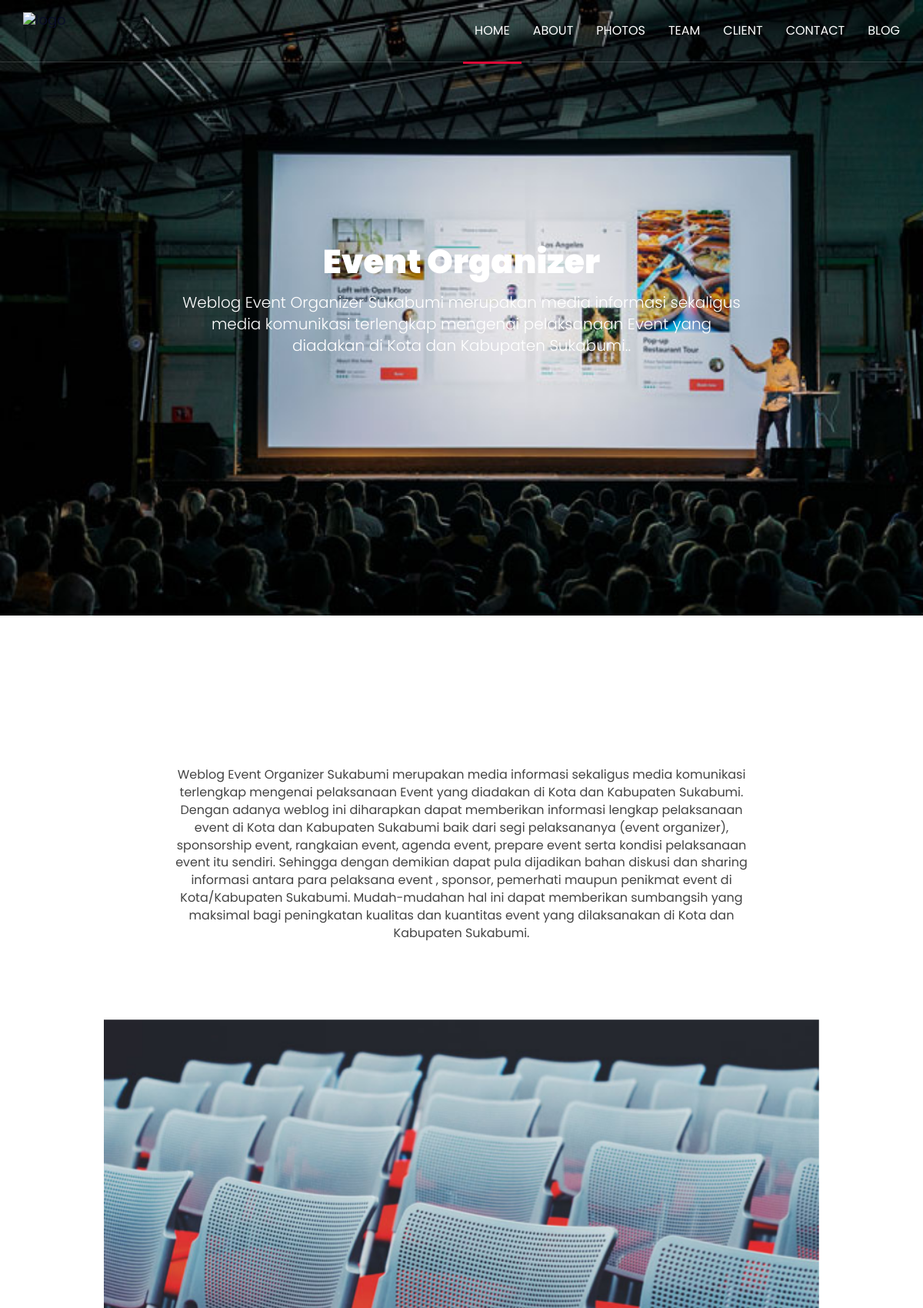
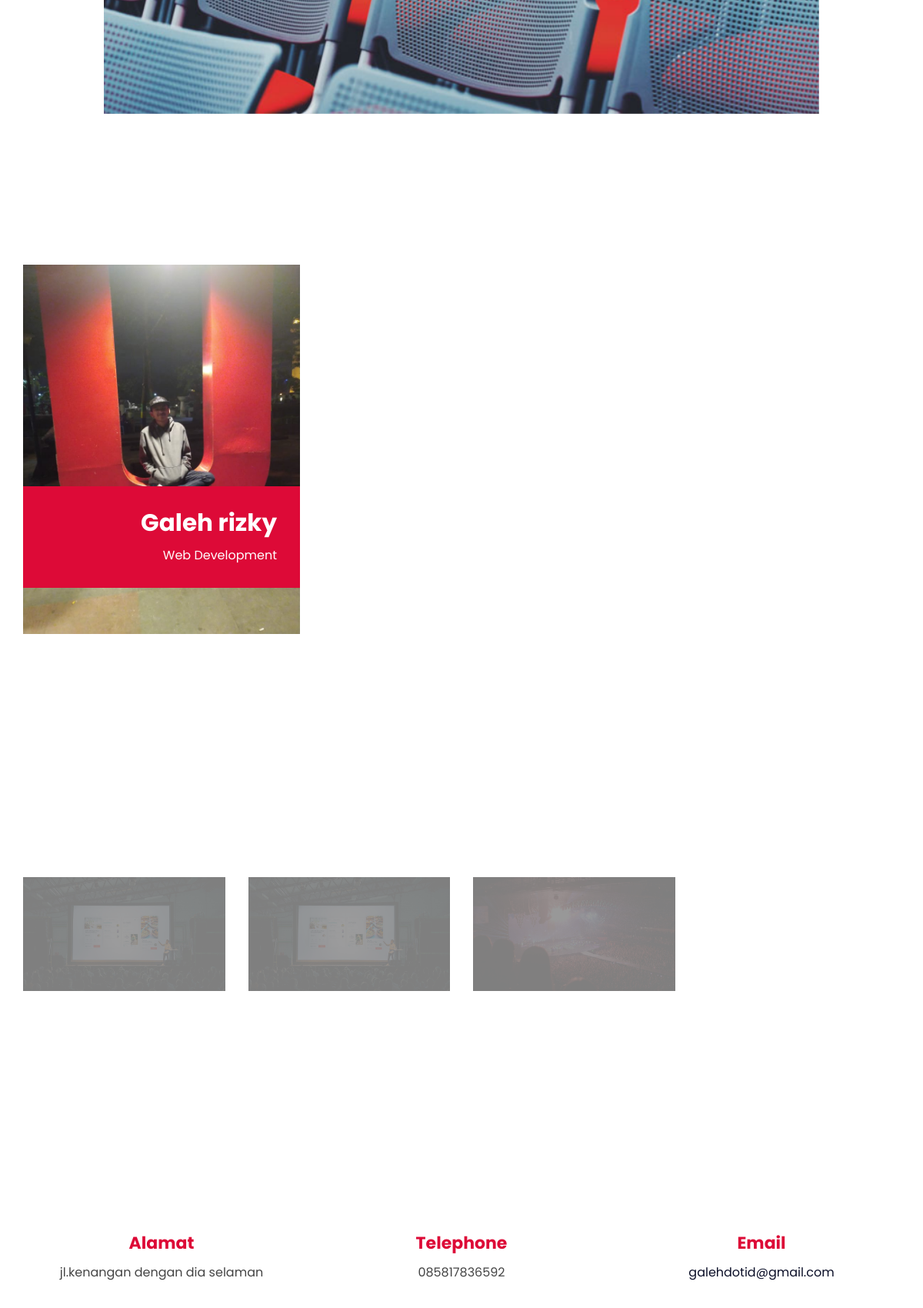
The page / (upper part) on the database its author committed (2 pictures, top to bottom).
### tables this page shows
CREATE TABLE IF NOT EXISTS `home` (
`id` int(11) NOT NULL,
  `judul` varchar(100) NOT NULL,
  `isi` varchar(1000) NOT NULL,
  `banner` varchar(200) NOT NULL
);

CREATE TABLE IF NOT EXISTS `about` (
`id` int(11) NOT NULL,
  `judul` varchar(20) NOT NULL,
  `isi` varchar(2000) NOT NULL
);

CREATE TABLE IF NOT EXISTS `photo` (
`id` int(11) NOT NULL,
  `project` varchar(100) NOT NULL,
  `poto` varchar(2000) NOT NULL
);

CREATE TABLE IF NOT EXISTS `team` (
`id` int(11) NOT NULL,
  `nama` varchar(30) NOT NULL,
  `jabatan` varchar(50) NOT NULL,
  `facebook` varchar(50) NOT NULL,
  `twit` varchar(50) NOT NULL,
  `instagram` varchar(50) NOT NULL,
  `foto` varchar(200) NOT NULL
);

CREATE TABLE IF NOT EXISTS `client` (
`id` int(11) NOT NULL,
  `instansi` varchar(100) NOT NULL,
  `url` varchar(200) NOT NULL,
  `poto` varchar(200) NOT NULL
);

CREATE TABLE IF NOT EXISTS `contact` (
`id` int(11) NOT NULL,
  `alamat` varchar(100) NOT NULL,
  `telepon` varchar(15) NOT NULL,
  `email` varchar(20) NOT NULL
);

### application/controllers/Home.php (called while the page is built, shortened)
<?php
class Home extends CI_Controller {
	public function index()
	{
		$data = [
			'home'     => $this->db->get('home')->result(),
			'about'    => $this->db->get('about')->result(),
			'contact'  => $this->db->get('contact')->result(),
			'client'   => $this->db->get('client')->result(),
			'photo'    => $this->db->get('photo')->result(),
			'team'     => $this->db->get('team')->result()
		];
		$this->load->view('home/layout/header');
		$this->load->view('home/index', $data);
		$this->load->view('home/layout/footer');
	}
}

### index.php (called while the page is built, shortened)
<?php
require_once BASEPATH.'core/CodeIgniter.php';

### application/views/home/index.php (the view)
	<?php foreach($home as $row){?>
	<div id="home">
		<div class="section-bg" style="background-image:url(<?php echo base_url()?>assets/upload/home/<?php echo $row->banner;?>)" data-stellar-background-ratio="0.5"></div>
		<div class="home-wrapper">
			<div class="container">
				<div class="row">
					<div class="col-md-8 col-md-offset-2">
						<div class="home-content">
							<h1><?php echo $row->judul; ?></h1>
							<h4 class="lead"><?php echo $row->isi; ?>.</h4>
						</div>
					</div>
				</div>
			</div>
		</div>
	</div>
<?php }?>
	<?php foreach($about as $row){?>
	<div id="about" class="section">
		<div class="container">
			<div class="row">
				<div class="section-title">
					<h3 class="title"><span><?php echo $row->judul;?></span></h3>
				</div>
				<div class="col-md-8 col-md-offset-2 text-center">
					<div class="about-content">
						<p><?php echo $row->isi;?></p>
					</div>
				</div>
			</div>
		</div>
	</div>
<?php }?>
	<div id="galery">
		<div class="container">
			<div class="row">
				<div id="galery-owl" class="owl-carousel owl-theme">
					<?php foreach($photo as $row){?>
					<div class="galery-item">
						<img src="<?php echo base_url()?>assets/upload/photos/<?php echo $row->poto?>" alt="<?php echo $row->project?>">
					</div>
				    <?php }?>
				</div>
			</div>
		</div>
	</div>
	<div id="team" class="section">
		<div class="container">
			<div class="row">
				<div class="section-title">
					<h3 class="title"><span>Our</span> <span style="color: #dd0a37;">Team</span></h3>
				</div>
				<?php foreach($team as $row){?>
				<div class="col-md-4 col-sm-6">
					<div class="speaker">
						<div class="speaker-img">
							<img src="<?php echo base_url()?>assets/upload/team/<?php echo $row->foto?>" alt="">
						</div>
						<div class="speaker-body">
							<div class="speaker-social">
								<a href="<?php echo $row->facebook?>"><i class="fa fa-facebook"></i></a>
								<a href="<?php echo $row->twit?>"><i class="fa fa-twitter"></i></a>
								<a href="<?php echo $row->instagram?>"><i class="fa fa-instagram"></i></a>
							</div>
							<div class="speaker-content">
								<h2><?php echo $row->nama?></h2>
								<span><?php echo $row->jabatan?></span>
							</div>
						</div>
					</div>
				</div>
			<?php }?>
			</div>
		</div>
	</div>
	<div id="client" class="section">
		<div class="container">
			<div class="row">
				<div class="section-title">
					<h3 class="title"><span>Our</span> <span style="color: #dd0a37;">client</span></h3>
				</div>
				<?php foreach($client as $row){?>
				<div class="col-md-3 col-sm-4 col-xs-6">
					<a href="<?php echo $row->url;?>" class="sponsor">
						<img src="<?php echo base_url()?>assets/upload/client/<?php echo $row->poto;?>" alt="">
					</a>
				</div>
				<?php }?>
			</div>
		</div>
	</div>
	<?php foreach($contact as $row){?>
	<div id="contact" class="section">
		<div class="container">
			<div class="row">
				<div class="section-title">
					<h3 class="title"><span>Contact</span> <span style="color: #dd0a37;">Info</span></h3>
				</div>
				<div class="col-sm-4">
					<div class="contact">
						<h3>Alamat</h3>
						<p><?php echo $row->alamat;?></p>
					</div>
				</div>
				<div class="col-sm-4">
					<div class="contact">
						<h3>Telephone</h3>
						<p><?php echo $row->telepon;?></p>
					</div>
				</div>
				<div class="col-sm-4">
					<div class="contact">
						<h3>Email</h3>
						<a href="mailto:<?php echo $row->email;?>"><?php echo $row->email;?></a>
					</div>
				</div>
			</div>
		</div>
	</div>
<?php }?>

### application/views/home/layout/header.php (shortened to what this page needs)
<!DOCTYPE html>
<html lang="en">
<head>
	<link type="text/css" rel="stylesheet" href="<?php echo base_url()?>assets/depan/css/bootstrap.min.css" />
	<link type="text/css" rel="stylesheet" href="<?php echo base_url()?>assets/depan/css/owl.carousel.css" />
	<link type="text/css" rel="stylesheet" href="<?php echo base_url()?>assets/depan/css/owl.theme.default.css" />
	<link rel="stylesheet" href="<?php echo base_url()?>assets/depan/css/font-awesome.min.css">
	<link type="text/css" rel="stylesheet" href="<?php echo base_url()?>assets/depan/css/style.css" />
</head>
<body>
	<header id="header" class="transparent-navbar">
		<div class="container">
			<div class="navbar-header">
				<div class="navbar-brand">
					<a class="logo" href="<?php echo base_url()?>">
						<img class="logo-alt-img" src="<?php echo base_url()?>assets/depan/img/logo-alt.png" alt="logo">
					</a>
				</div>
			</div>
			<nav id="nav">
				<ul class="main-nav nav navbar-nav navbar-right">
					<li><a href="#home">Home</a></li>
					<li><a href="#about">About</a></li>
					<li><a href="#galery">Photos</a></li>
					<li><a href="#team">Team</a></li>
					<li><a href="#client">client</a></li>
					<li><a href="#contact">Contact</a></li>
					<li><a href="<?php echo base_url()?>blog">Blog</a></li>
				</ul>
			</nav>
		</div>
	</header>

### application/views/home/layout/footer.php (shortened to what this page needs)
</body>
</html>

### assets/depan/css/style.css (style rules this page uses)
body { font-family: 'Poppins', sans-serif; font-size: 16px; color: #444; }
h1, h2, h3, h4, h5, h6 { margin: 0px 0px 15px; color: #0b0f28; font-weight: 700; }
h1 { font-size: 43px; }
h2 { font-size: 31px; }
h3 { font-size: 22px; }
h4 { font-size: 16px; }
.lead { font-size: 20px; }
a { color: #0b0f28; -webkit-transition: 0.3s color; transition: 0.3s color; }
ul, ol { margin: 0; padding: 0; list-style: none }
.section { position: relative; padding: 90px 0px; }
.section-bg { position: absolute; left: 0; top: 0; right: 0; bottom: 0; background-size: cover; z-index: -1; }
.section-title { text-align: center; margin-bottom: 60px; }
.section-title .title { position: relative; text-transform: capitalize; font-weight: 900; font-size: 42px; overflow: hidden; }
.navbar-brand { padding: 0; margin: 15px 0px; }
.navbar-brand .logo { display: inline-block; }
.navbar-brand .logo>img { max-height: 50px; }
#header { position: relative; background-color: #FFF; border-bottom: 1px solid #0000001a; z-index: 80; -webkit-transition: 0.3s all; transition: 0.3s all; }
#header.transparent-navbar { position: absolute; left: 0; right: 0; top: 0; background-color: transparent; border-bottom: 1px solid #DADADA30; }
.main-nav li a { position: relative; padding: 30px 15px; color: #0b0f28; text-transform: uppercase; -webkit-transition: 0.3s all; transition: 0.3s all; }
#header.transparent-navbar .main-nav li a { color: #FFF; }
.main-nav li.active a:after { content: ""; height: 3px; position: absolute; bottom: -3px; width: 100%; left: 0; background: #dd0a37; }
#home { height: 100vh; position: relative; }
#home .home-wrapper { position: absolute; top: 50%; left: 0; right: 0; text-align: center; -webkit-transform: translateY(-50%); -ms-transform: translateY(-50%); transform: translateY(-50%); }
.home-content h1 { text-transform: capitalize; font-weight: 900; color: #FFF; }
.home-content h4 { color: #FFF; }
#galery-owl .owl-item .galery-item { opacity: 0.5; -webkit-transform: scale(0.9); -ms-transform: scale(0.9); transform: scale(0.9); -webkit-transform-origin: 100% 100%; -ms-transform-origin: 100% 100%; transform-origin: 100% 100%; -webkit-transition: 0.6s opacity, 0.6s -webkit-transform; transition: 0.6s opacity, 0.6s -webkit-transform; transition: 0.6s transform, 0.6s opacity; transition: 0.6s transform, 0.6s opacity, 0.6s -webkit-transform; }
#galery-owl.owl-theme .owl-item.active+.owl-item .galery-item { -webkit-transform-origin: 0% 100%; -ms-transform-origin: 0% 100%; transform-origin: 0% 100%; }
#galery-owl.owl-theme .owl-item.active .galery-item { opacity: 1; -webkit-transform: scale(1); -ms-transform: scale(1); transform: scale(1); }
.speaker { position: relative; cursor: pointer; margin-bottom: 30px; }
.speaker:after { content: ""; position: absolute; left: 0; top: 0; bottom: 0; right: 0; background-color: #000; opacity: 0; -webkit-transition: 0.3s all; transition: 0.3s all; }
.speaker .speaker-img>img { width: 100% }
.speaker .speaker-body { position: absolute; bottom: 60px; left: 0; right: 0; }
.speaker .speaker-content { position: relative; padding: 30px; background: #dd0a37; text-align: right; z-index: 20; }
.speaker .speaker-content>h2 { color: #FFF; }
.speaker .speaker-content>span { color: #fff; }
.speaker .speaker-social { position: absolute; top: 0; right: 0; -webkit-transform: translateY(0%); -ms-transform: translateY(0%); transform: translateY(0%); z-index: 5; -webkit-transition: 0.3s all; transition: 0.3s all; }
.speaker .speaker-social>a { display: inline-block; width: 40px; height: 40px; line-height: 40px; text-align: center; color: #FFF; background: #dd0a37; z-index: 15; -webkit-transition: 0.3s opacity; transition: 0.3s opacity; }
.speaker .speaker-social a+a { margin-left: -4px; border-left: 1px solid #f8f8ff33; }
.sponsor { display: block; opacity: 0.5; margin-bottom: 30px; -webkit-transition: 0.3s opacity; transition: 0.3s opacity; }
.sponsor>img { width: 100%; }
#contact.section { padding-bottom: 0px; }
.contact { text-align: center; margin-bottom: 30px; }
.contact h3 { color: #dd0a37; }

### rows shown on the page
home: banner (picture), judul "Event Organizer", isi "Weblog Event Organizer Sukabumi merupakan media informasi sekaligus media komunikasi terlengkap mengenai pelaksanaan Event yang diadakan di Kota dan Kabupaten Sukabumi."
about: isi "Weblog Event Organizer Sukabumi merupakan media informasi sekaligus media komunikasi terlengkap mengenai pelaksanaan Event yang diadakan di Kota dan Kabupaten Sukabumi. Dengan adanya weblog ini diharapkan dapat memberikan informasi lengkap pelaksanaan event di Kota dan Kabupaten Sukabumi baik dari segi pelaksananya (event organizer), sponsorship event, rangkaian event, agenda event, prepare event serta kondisi pelaksanaan event itu sendiri. Sehingga dengan demikian dapat pula dijadikan bahan diskusi dan sharing informasi antara para pelaksana event , sponsor, pemerhati maupun penikmat event di Kota/Kabupaten Sukabumi. Mudah-mudahan hal ini dapat memberikan sumbangsih yang maksimal bagi…"
photo: poto (picture)
photo: poto (picture)
team: foto (picture), nama "Galeh rizky", jabatan "Web Development"
client: poto (picture)
client: poto (picture)
client: poto (picture)
contact: alamat "jl.kenangan dengan dia selaman", telepon "085817836592", email "galehdotid@gmail.com"
